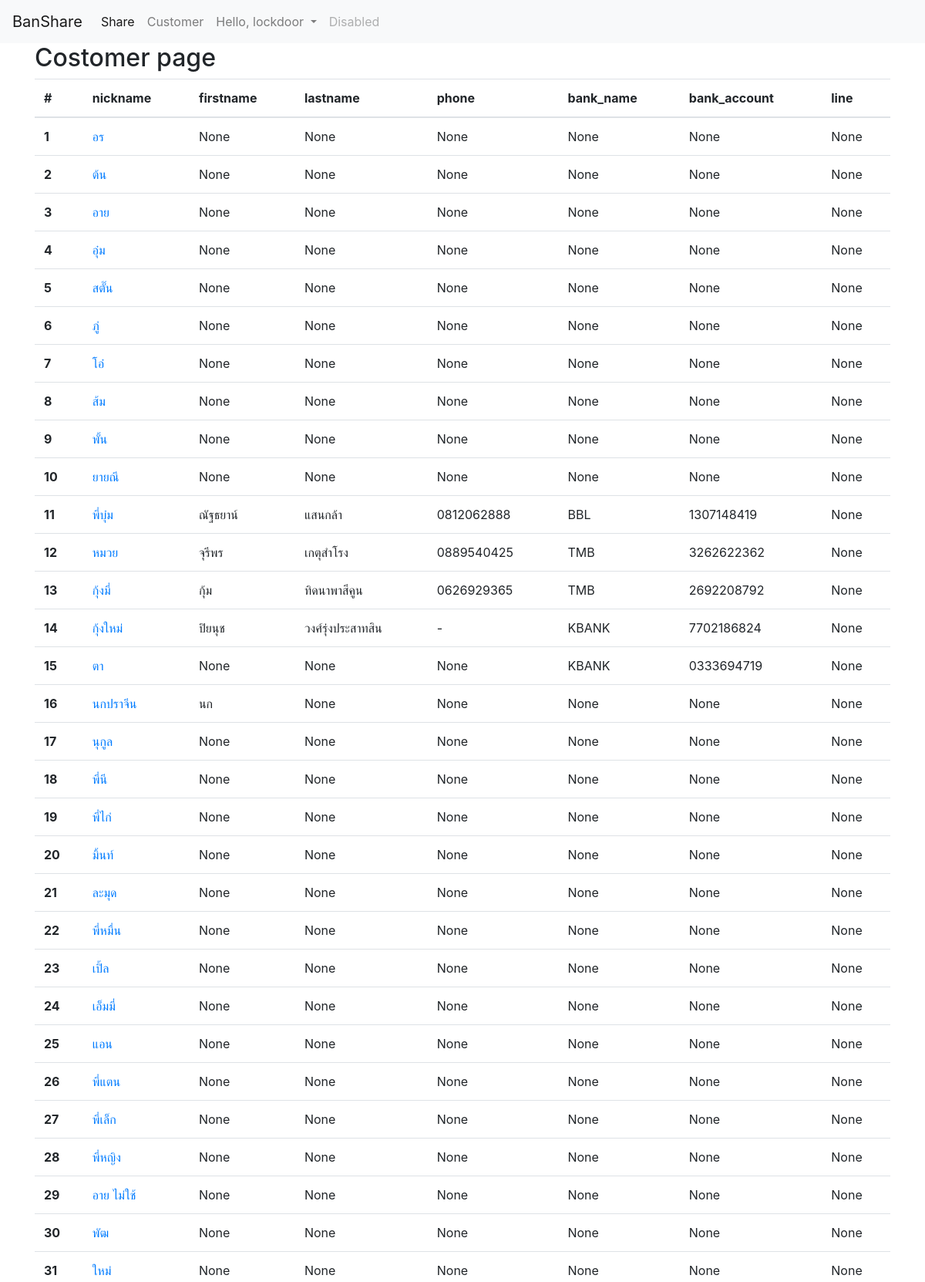
The page /customer/ (signed in, upper part) on the database its author committed.
### share/models.py (models this page shows, shortened)
class Customers(models.Model):
    firstname = models.CharField(max_length=30, blank=True, null=True)
    lastname = models.CharField(max_length=30, blank=True, null=True)
    nickname = models.CharField(max_length=20, unique=True)
    phone = models.CharField(max_length=20, blank=True, null=True)
    bank_account = models.CharField(max_length=20, blank=True, null=True)
    BANK_NAME = [
        ('BBL', 'ธนาคารกรุงเทพ'),
        ('BBC', 'ธนาคารกรุงเทพพาณิชย์การ'),
        ('KTB', 'ธนาคารกรุงไทย'),
        ('BAY', 'ธนาคารกรุงศรีอยุธยา'),
        ('KBANK', 'ธนาคารกสิกรไทย'),
        ('CITI', 'ธนาคารซิตี้แบงค์'),
        ('TMB', 'ธนาคารทหารไทย'),
        ('SCB', 'ธนาคารไทยพาณิชย์'),
        ('NBANK', 'ธนาคารธนชาติ'),
        ('SICB', 'ธนาคารนครหลวงไทย'),
        ('GSB', 'ธนาคารออมสิน'),
        ('GHB', 'ธนาคารอาคารสงเคราะห์'),
        ('BAAC', 'ธ.ก.ส.')
    ]
    bank_name = models.CharField(max_length=5, choices=BANK_NAME, blank=True, null=True)
    line = models.CharField(max_length=20, blank=True, null=True)

### share/views.py (the view)
# urls.py: path('customer/', views.customer, name='customer'),
@login_required(login_url='share:loginForm')
def customer(request):
    customers = Customers.objects.all()
    return render(request, 'share/customer.html', {'customers': customers})

### share/templates/share/customer.html
{% extends 'share/nav.html' %}
{% block content %}
<h2>Costomer page</h2>
<table class="table table-hover">
  <thead>
    <tr>
      <th scope="col">#</th>
      <th scope="col">nickname</th>
      <th scope="col">firstname</th>
      <th scope="col">lastname</th>
      <th scope="col">phone</th>
      <th scope="col">bank_name</th>
      <th scope="col">bank_account</th>
      <th scope="col">line</th>
    </tr>
  </thead>
  <tbody>
    {% for customer in customers %}
    <tr>
      <th scope="row">{{customer.id}}</th>
      <td><a href="{% url 'share:customerDetail' customer.id %}">{{customer.nickname}}</a></td>
      <td>{{customer.firstname}}</td>
      <td>{{customer.lastname}}</td>
      <td>{{customer.phone}}</td>
      <td>{{customer.bank_name}}</td>
      <td>{{customer.bank_account}}</td>
      <td>{{customer.line}}</td>
    </tr>
    {% endfor %}
  </tbody>
</table>
{% endblock %}

### share/templates/share/nav.html (shortened to what this page needs)
{% extends 'share/header.html' %}
{% block nav %}
<nav class="navbar navbar-expand-lg navbar-light bg-light">
    <a class="navbar-brand" href="{% url 'share:index' %}">BanShare</a>
    {% if user.is_authenticated %}
    <div class="collapse navbar-collapse" id="navbarSupportedContent">
        <ul class="navbar-nav mr-auto">
            <li class="nav-item active">
                <a class="nav-link" href="{% url 'share:shareGroup' %}">Share <span class="sr-only">(current)</span></a>
            </li>
            <li class="nav-item">
                <a class="nav-link" href="{% url 'share:customer' %}">Customer</a>
            </li>
            <li class="nav-item dropdown">
                <a class="nav-link dropdown-toggle" href="#" id="navbarDropdown" role="button" data-toggle="dropdown"
                    aria-haspopup="true" aria-expanded="false">
                    Hello, {{user.username}}
                </a>
            </li>
            <li class="nav-item">
                <a class="nav-link disabled" href="#" tabindex="-1" aria-disabled="true">Disabled</a>
            </li>
        </ul>
    </div>
    {% endif %}
</nav>
<div class="container">
    {% block content %}
    {% endblock %}
</div>
{% endblock %}

### rows shown on the page
Customers: id "1", nickname "อร", firstname "None", lastname "None", phone "None", bank_name "None", bank_account "None", line "None"
Customers: id "2", nickname "ต้น", firstname "None", lastname "None", phone "None", bank_name "None", bank_account "None", line "None"
Customers: id "3", nickname "อาย", firstname "None", lastname "None", phone "None", bank_name "None", bank_account "None", line "None"
Customers: id "4", nickname "อุ๋ม", firstname "None", lastname "None", phone "None", bank_name "None", bank_account "None", line "None"
Customers: id "5", nickname "สตั๊น", firstname "None", lastname "None", phone "None", bank_name "None", bank_account "None", line "None"
Customers: id "6", nickname "ภู่", firstname "None", lastname "None", phone "None", bank_name "None", bank_account "None", line "None"
Customers: id "7", nickname "โอ๋", firstname "None", lastname "None", phone "None", bank_name "None", bank_account "None", line "None"
Customers: id "8", nickname "ส้ม", firstname "None", lastname "None", phone "None", bank_name "None", bank_account "None", line "None"
Customers: id "9", nickname "พั้น", firstname "None", lastname "None", phone "None", bank_name "None", bank_account "None", line "None"
Customers: id "10", nickname "ยายณี", firstname "None", lastname "None", phone "None", bank_name "None", bank_account "None", line "None"
Customers: id "11", nickname "พี่บุ๋ม", firstname "ณัฐธยาน์", lastname "แสนกล้า", phone "0812062888", bank_name "BBL", bank_account "1307148419", line "None"
Customers: id "12", nickname "หมวย", firstname "จุรีพร", lastname "เกตุสำโรง", phone "0889540425", bank_name "TMB", bank_account "3262622362", line "None"
Customers: id "13", nickname "กุ้งมี่", firstname "กุ้ม", lastname "ทิดนาพาสีคูน", phone "0626929365", bank_name "TMB", bank_account "2692208792", line "None"
Customers: id "14", nickname "กุ้งใหม่", firstname "ปิยนุช", lastname "วงศ์รุ่งประสาทสิน", phone "-", bank_name "KBANK", bank_account "7702186824", line "None"
Customers: id "15", nickname "ตา", firstname "None", lastname "None", phone "None", bank_name "KBANK", bank_account "0333694719", line "None"
Customers: id "16", nickname "นกปราจีน", firstname "นก", lastname "None", phone "None", bank_name "None", bank_account "None", line "None"
Customers: id "17", nickname "นุกูล", firstname "None", lastname "None", phone "None", bank_name "None", bank_account "None", line "None"
Customers: id "18", nickname "พี่นี", firstname "None", lastname "None", phone "None", bank_name "None", bank_account "None", line "None"
Customers: id "19", nickname "พี่ไก่", firstname "None", lastname "None", phone "None", bank_name "None", bank_account "None", line "None"
Customers: id "20", nickname "มิ้นท์", firstname "None", lastname "None", phone "None", bank_name "None", bank_account "None", line "None"
Customers: id "21", nickname "ละมุด", firstname "None", lastname "None", phone "None", bank_name "None", bank_account "None", line "None"
Customers: id "22", nickname "พี่หมื่น", firstname "None", lastname "None", phone "None", bank_name "None", bank_account "None", line "None"
Customers: id "23", nickname "เปิ้ล", firstname "None", lastname "None", phone "None", bank_name "None", bank_account "None", line "None"
Customers: id "24", nickname "เอ็มมี่", firstname "None", lastname "None", phone "None", bank_name "None", bank_account "None", line "None"
Customers: id "25", nickname "แอน", firstname "None", lastname "None", phone "None", bank_name "None", bank_account "None", line "None"
Customers: id "26", nickname "พี่แตน", firstname "None", lastname "None", phone "None", bank_name "None", bank_account "None", line "None"
Customers: id "27", nickname "พี่เล็ก", firstname "None", lastname "None", phone "None", bank_name "None", bank_account "None", line "None"
Customers: id "28", nickname "พี่หญิง", firstname "None", lastname "None", phone "None", bank_name "None", bank_account "None", line "None"
Customers: id "29", nickname "อาย ไม่ใช้", firstname "None", lastname "None", phone "None", bank_name "None", bank_account "None", line "None"
Customers: id "30", nickname "พัฒ", firstname "None", lastname "None", phone "None", bank_name "None", bank_account "None", line "None"
Customers: id "31", nickname "ใหม่", firstname "None", lastname "None", phone "None", bank_name "None", bank_account "None", line "None"

### other values the page prints
{{ user.username }} "lockdoor"
